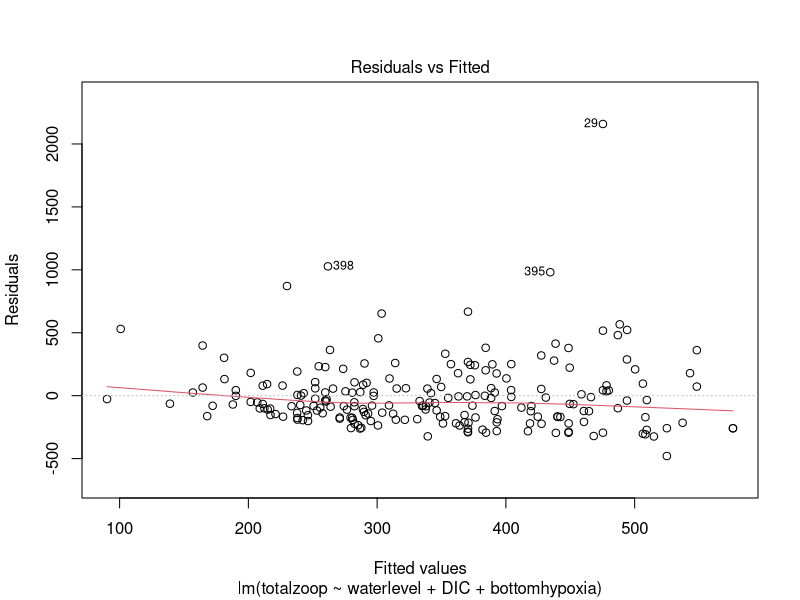
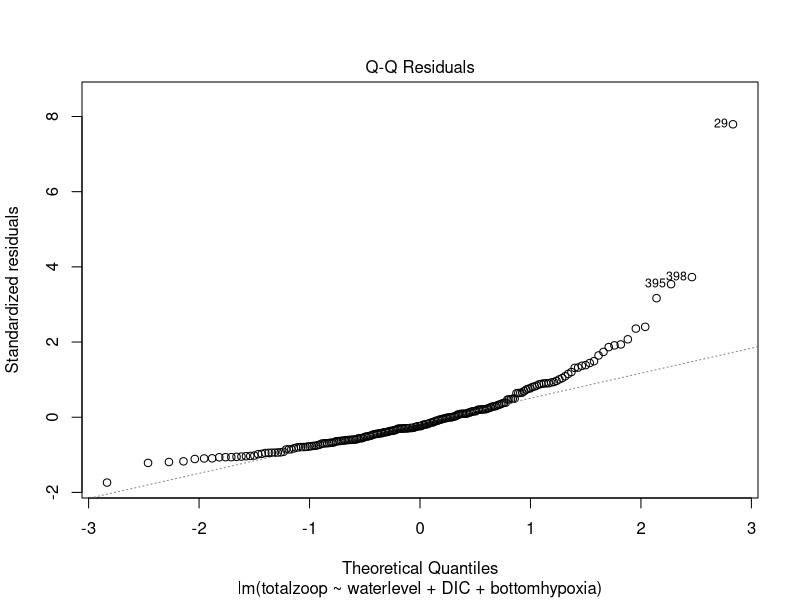
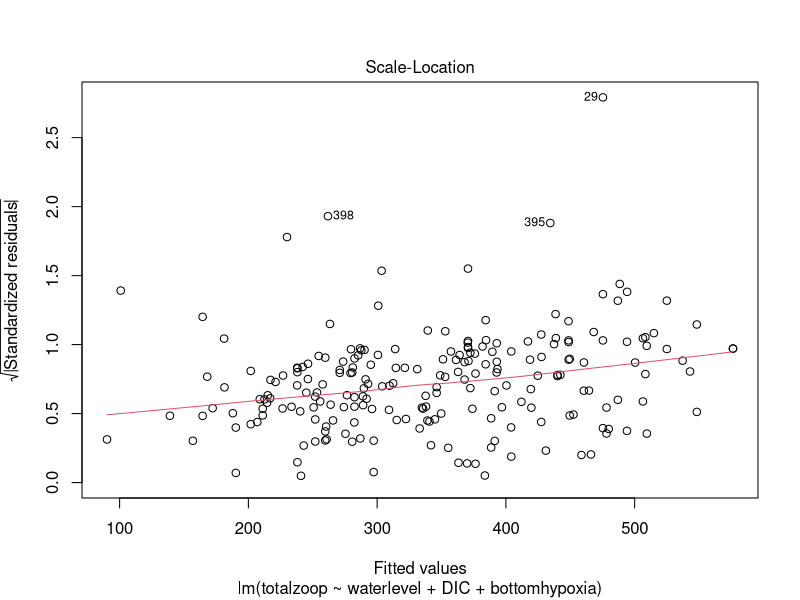
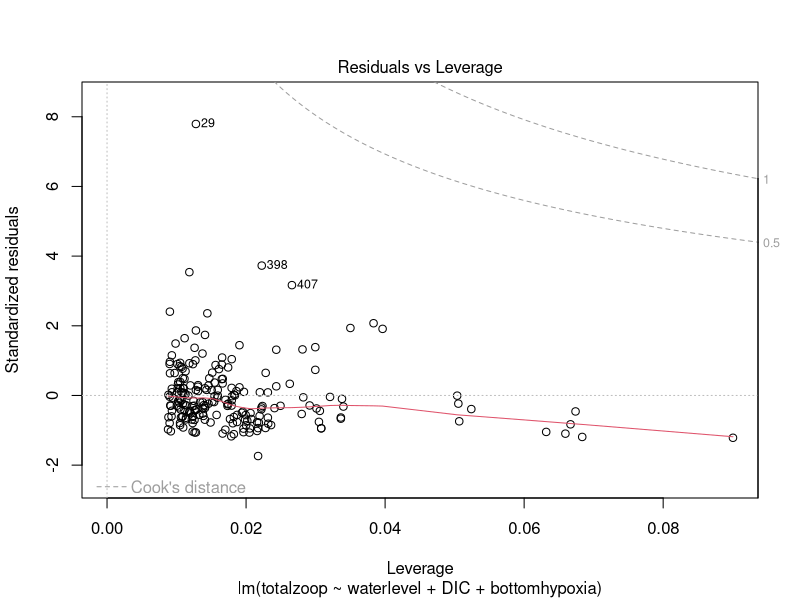
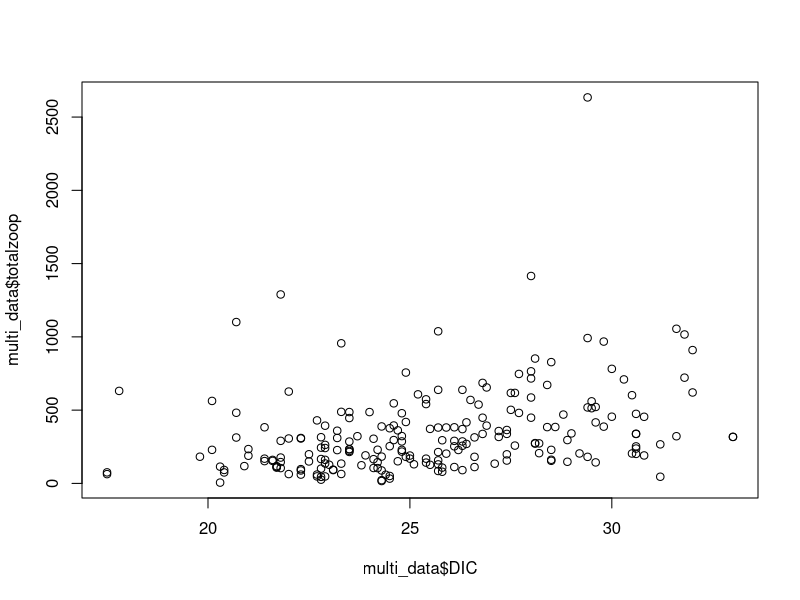
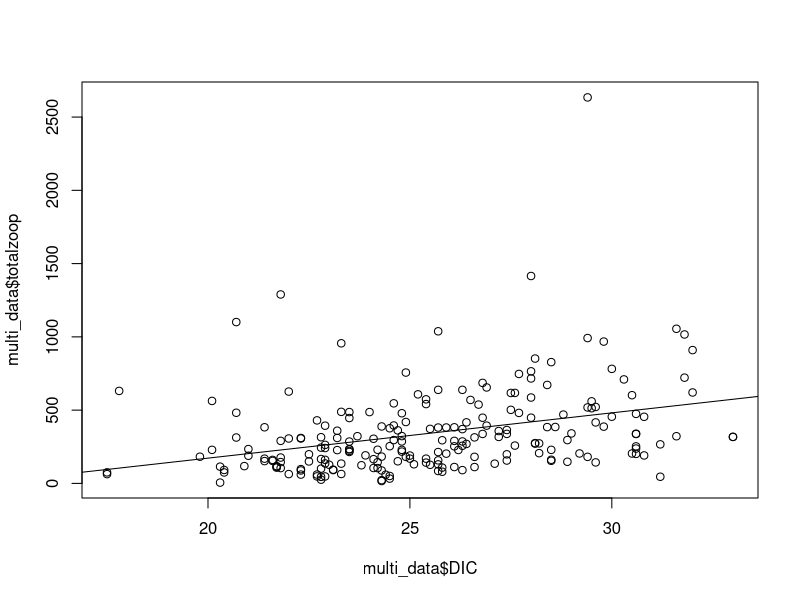
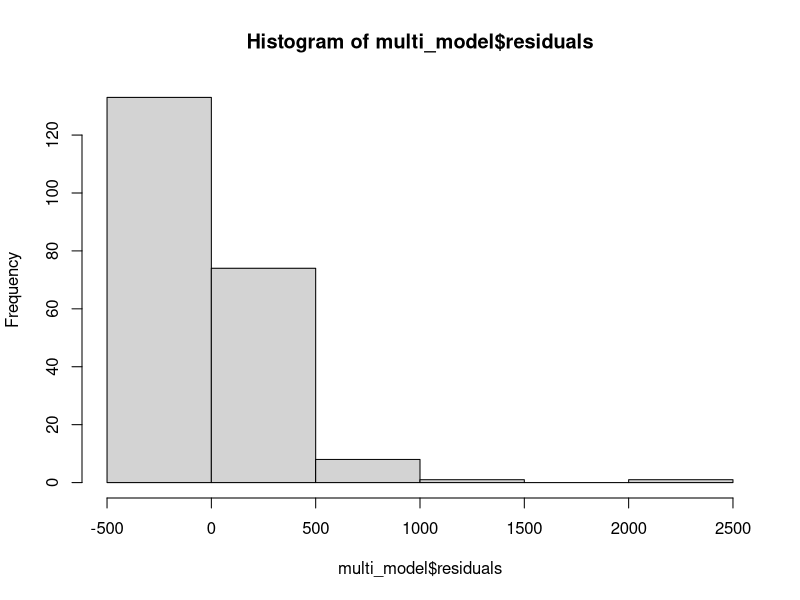

Here is the R script that generated these plots, in order:
## ---- chunk 1
knitr::opts_chunk$set(echo = TRUE)
## ---- chunk 2
#Loading Packages
library("readxl")
library("car")
## ---- chunk 3
#Loading Data
#Read the dataset using read_excel()
ham <- read_excel("ind dates flat all parameters Hamilton only FOR Kim.xlsx")
#Select and combine variables of interests 
multi_data<-as.data.frame(cbind(ham$`water level`,ham$DIC_ECCC1m, ham$`bottom hypoxia (Y/N)`,ham$total.zoop))
#Label each column of our new dataset
colnames(multi_data)<-c("waterlevel","DIC","bottomhypoxia","totalzoop")

#remove NAs
multi_data<-na.omit(multi_data)
## ---- chunk 4
table(multi_data$waterlevel)
## ---- chunk 5
table(multi_data$bottomhypoxia)
## ---- chunk 6
class(multi_data$waterlevel)  
## ---- chunk 7
#Set numeric data type
multi_data$waterlevel<-as.numeric(multi_data$waterlevel)
multi_data$DIC<-as.numeric(multi_data$DIC)
multi_data$totalzoop<-as.numeric(multi_data$totalzoop)
#Transform bottom hypoxia variable to 0 and 1 instead of n and y
multi_data$bottomhypoxia <- replace(multi_data$bottomhypoxia, multi_data$bottomhypoxia=="n", 0) 
multi_data$bottomhypoxia <- replace(multi_data$bottomhypoxia, multi_data$bottomhypoxia=="y", 1) 
#Set factor data type
multi_data$bottomhypoxia<-as.factor(multi_data$bottomhypoxia)
## ---- chunk 8
multi_model<-lm(totalzoop~waterlevel+DIC+bottomhypoxia, data=multi_data)
## ---- chunk 9
plot(multi_model)
## ---- chunk 10
      plot(multi_data$totalzoop~multi_data$DIC)
## ---- chunk 11
      plot(multi_data$totalzoop~multi_data$DIC)
      abline(lm(totalzoop~DIC,data=multi_data))
## ---- chunk 12
      summary(lm(totalzoop~DIC,data=multi_data))$r.squared
## ---- chunk 13
      hist(multi_model$residuals)
## ---- chunk 14
vif(multi_model)
## ---- chunk 15
summary(multi_model)
